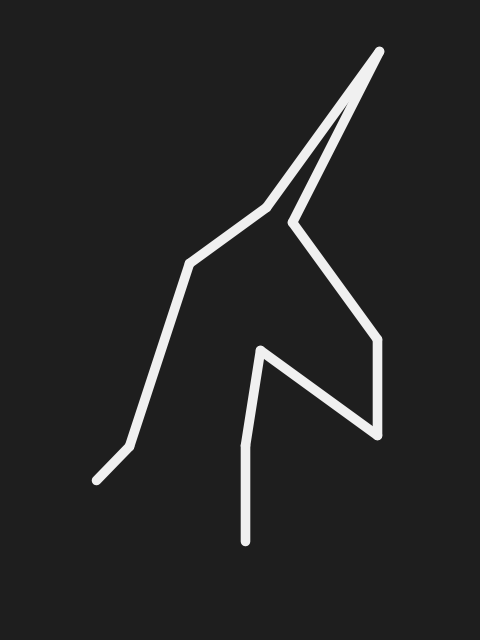
Frame 1 (no input)
Frame 2 (the mouse pressed at the canvas centre, redrawn once): identical to frame 1, image omitted

The Processing sketch that drew this single still picture (run headless with seeded random() and noise(); the mouse was pressed at the canvas centre and the sketch redrawn once):

// Processing sketch: blade_runner
// ── blade_runner.pde
// Manuale di Programmazione Cinematografica
// Daniele Olmisani, 2020

// Blade Runner (1982)


final color PAPER = color(30);
final color INK = color(240);

final float dL = 0.1;
final float dA = 0.05*PI;

final String P = "5lf3l4f4r2f2l4f19r4f7l3f4r2f14r3f13l2fl2f";


void setup() {
  size(480, 640);
  noLoop();
}


void draw() {
  
  final float S = min(width, height);
  final float U = 0.002;
  
  translate(0.2*width, 0.75*height);
  scale(S);
  
  background(PAPER);
  
  stroke(INK);
  strokeWeight(10*U);
  
  drawTurtle(P, dL, dA);
  
  save("blade-runner.png");
}


void drawTurtle(String path, float dL, float dA) {
  
  int k = 0;
  
  for (int i=0; i<path.length(); i++) {
    
    char c = path.charAt(i);
    
    switch (c) {
      case 'f':
        if (k==0) k=1;
        line(0, 0, k*dL, 0);
        translate(k*dL, 0);
        k=0;
        break;
      case 'r':
        if (k==0) k=1;
        rotate(k*dA);
        k=0;
        break;
      case 'l':
        if (k==0) k=1;
        rotate(-k*dA);
        k=0;
        break;
      case '1': case '2': 
      case '3': case '4':
      case '5': case '6':
      case '7': case '8':
      case '9': case '0':
        k = 10*k + c-'0'; 
        break;
      default:
        break;
    }
  }
}
